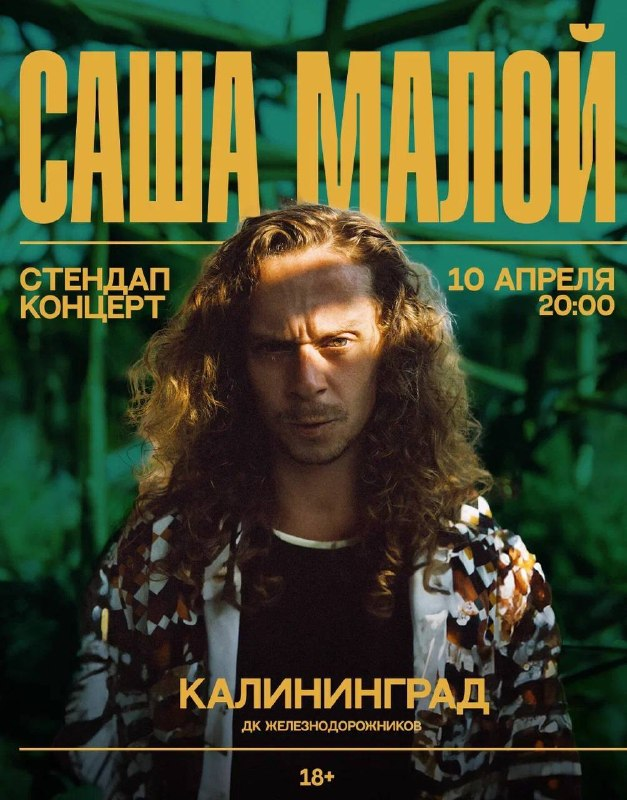
#> input picture kaggle/CherryFlash/assets/posters/3292.jpg, 627 x 800 px
$ python -i render_mobilefeed_intro_preview.py   (imports and definitions only)
#> lines starting #> are read from the running program, lines starting #| are printed output that depends on the picture
### scripts/render_mobilefeed_intro_still.py
from __future__ import annotations

import json
import io
import os
import shutil
import subprocess
import zipfile
from dataclasses import dataclass
from pathlib import Path

from PIL import Image, ImageColor, ImageDraw, ImageEnhance, ImageFilter, ImageFont


def resolve_root() -> Path:
    candidates = [
        os.environ.get("CHERRYFLASH_ROOT"),
        os.environ.get("PROJECT_ROOT"),
    ]
    for candidate in candidates:
        if candidate:
            path = Path(candidate).expanduser().resolve()
            if path.exists():
                return path
    return Path(__file__).resolve().parents[1]


ROOT = resolve_root()
ARTIFACTS_ROOT = Path(os.environ.get("CHERRYFLASH_ARTIFACTS_ROOT", str(ROOT / "artifacts"))).expanduser()


# [5 lines left out: function first_existing_path, not called in this run]


def resolve_blender() -> Path:
    candidates = [
        os.environ.get("BLENDER_BIN"),
        shutil.which("blender"),
        str(ROOT / ".cache" / "blender" / "blender-4.5.4-linux-x64" / "blender"),
        "/tmp/blender-4.5.4-linux-x64/blender",
    ]
    for candidate in candidates:
        if candidate and Path(candidate).exists():
            return Path(candidate)
    raise FileNotFoundError("Blender binary not found. Set BLENDER_BIN or install Blender into .cache/blender.")


BLENDER = resolve_blender()
BLENDER_SCRIPT = ROOT / "kaggle" / "CherryFlash" / "mobilefeed_intro_still.py"
PHONE_MODEL = first_existing_path(
    ROOT / "kaggle" / "CherryFlash" / "assets" / "iphone_16_pro_max.glb",
    ROOT / "docs" / "reference" / "iphone_16_pro_max.glb",
)
HDRI = Path(
    os.environ.get(
        "CHERRYFLASH_HDRI",
        str(ROOT / "docs" / "reference" / "phone_shop_1k.exr"),
    )
).expanduser()

OUT_DIR = ARTIFACTS_ROOT / "codex" / "mobilefeed_intro_still"
TEXTURE_DIR = OUT_DIR / "textures"
CONFIG_DIR = OUT_DIR / "configs"

W = 1080
H = 1920
SAFE_TOP = 204
SAFE_SIDE = 84
SAFE_BOTTOM = 260

DRUK_SUPER = ROOT / "video_announce" / "assets" / "DrukCyr-Super.ttf"
DRUK_BOLD = ROOT / "video_announce" / "assets" / "DrukCyr-Bold.ttf"
AKROBAT_BLACK = ROOT / "video_announce" / "assets" / "Akrobat-Black.otf"
AKROBAT_BOLD = ROOT / "video_announce" / "assets" / "Akrobat-Bold.otf"
AKROBAT_REGULAR = ROOT / "video_announce" / "assets" / "Akrobat-Regular.otf"
RO_ZNANIE_ZIP = first_existing_path(
    ROOT / "kaggle" / "CherryFlash" / "assets" / "ro_znanie.zip",
    ROOT / "docs" / "reference" / "шрифт РО Знание.zip",
)
FONT_CACHE_DIR = TEXTURE_DIR / "_font_cache"

POSTER_DIR = first_existing_path(
    ROOT / "kaggle" / "CherryFlash" / "assets" / "posters",
    ROOT / "artifacts" / "codex" / "mobilefeed_posters" / "sparse_april",
)


@dataclass(frozen=True)
class Poster:
    event_id: int
    title: str
    date: str
    city: str
    file_name: str

    @property
    def image_path(self) -> Path:
        return POSTER_DIR / self.file_name


@dataclass(frozen=True)
class Variant:
    slug: str
    title_lines: tuple[str, ...]
    kicker: str
    date_copy: str
    period_copy: str
    city_copy: str
    screen_top: str
    screen_bottom: str


# [9 lines left out: function unique_in_order, not called in this run]


POSTERS = {
    3666: Poster(3666, "Встреча киноклуба «Декалог»", "2026-04-06", "Калининград", "3666.jpg"),
    3616: Poster(3616, 'Кинолекторий "Знать и помнить": Штурм Кёнигсберга', "2026-04-07", "Черняховск", "3616.jpg"),
    3664: Poster(3664, "Открытая встреча с директором Калининградского зоопарка", "2026-04-08", "Калининград", "3664.jpg"),
    3565: Poster(3565, "Апрельский штурм", "2026-04-09", "Калининград", "3565.jpg"),
    3292: Poster(3292, "Стендап-концерт Саши Малого", "2026-04-10", "Калининград", "3292.jpg"),
    3670: Poster(3670, "Гуси-Лебеди", "2026-04-12", "Калининград", "3670.jpg"),
}

RIBBON_ORDER = [3565, 3292, 3616, 3664, 3666, 3670]
FOCUS_EVENT_ID = 3292
SCENE_COUNT = len(RIBBON_ORDER)
CITY_CLUSTER = " • ".join(unique_in_order(POSTERS[event_id].city.upper() for event_id in RIBBON_ORDER))
CITY_CLUSTER_UI = " · ".join(unique_in_order(POSTERS[event_id].city for event_id in RIBBON_ORDER))
SCREEN_PERIOD_CLUSTER = "Апрель"
SCREEN_TYPE_CLUSTER = "кино • лекции • встречи • экскурсии"
SCREEN_TOP_COPY = f"{SCENE_COUNT} событий\n{SCREEN_TYPE_CLUSTER}"

VARIANTS = (
    Variant(
        slug="v1_choose_event",
        title_lines=("ВЫБЕРИ", "СОБЫТИЕ"),
        kicker="ПОПУЛЯРНОЕ",
        date_copy="6 • 7 • 8 • 9 • 10 • 12",
        period_copy="АПРЕЛЬ",
        city_copy="КАЛИНИНГРАД / ЧЕРНЯХОВСК",
        screen_top=SCREEN_TOP_COPY,
        screen_bottom=CITY_CLUSTER_UI,
    ),
    Variant(
        slug="v2_dont_miss",
        title_lines=("ЧТО НЕ", "ПРОПУСТИТЬ"),
        kicker="ПОПУЛЯРНОЕ",
        date_copy="6 • 7 • 8 • 9 • 10 • 12",
        period_copy="АПРЕЛЬ",
        city_copy="КАЛИНИНГРАД / ЧЕРНЯХОВСК",
        screen_top=SCREEN_TOP_COPY,
        screen_bottom=CITY_CLUSTER_UI,
    ),
)


def font(path: Path, size: int) -> ImageFont.FreeTypeFont:
    return ImageFont.truetype(str(path), size=size)


# [34 lines left out: functions ensure_dirs, ensure_ro_znanie_fonts, not called in this run]


CYGRE_REGULAR, CYGRE_BOOK, CYGRE_MEDIUM, CYGRE_SEMIBOLD, CYGRE_BOLD, CYGRE_EXTRA_BOLD = ensure_ro_znanie_fonts()


# [70 lines left out: functions atlas_and_meta, make_shadow_texture, not called in this run]


def text_size(draw: ImageDraw.ImageDraw, text: str, fnt: ImageFont.FreeTypeFont):
    left, top, right, bottom = draw.textbbox((0, 0), text, font=fnt)
    return right - left, bottom - top


def draw_right(draw: ImageDraw.ImageDraw, x: int, y: int, text: str, fnt, fill):
    width, _ = text_size(draw, text, fnt)
    draw.text((x - width, y), text, font=fnt, fill=fill)


# [351 lines left out: functions make_overlay_texture, make_screen_texture, make_screen_label_texture, build_variant_config, render_variant, make_index and 2 more, not called in this run]


# [2 lines that do not run on import are left out]

### scripts/render_mobilefeed_intro_preview.py
from __future__ import annotations

import json
import math
import shutil
import subprocess
import sys
from pathlib import Path

import imageio_ffmpeg
from PIL import Image, ImageColor, ImageDraw

ROOT = Path("/workspaces/events-bot-new")
if str(ROOT) not in sys.path:
    sys.path.insert(0, str(ROOT))

from scripts.render_mobilefeed_intro_still import (
    BLENDER,
    BLENDER_SCRIPT,
    CONFIG_DIR,
    FOCUS_EVENT_ID,
    POSTERS,
    TEXTURE_DIR,
    VARIANTS,
    atlas_and_meta,
    build_variant_config,
    ensure_dirs,
    make_overlay_texture,
    make_screen_label_texture,
    make_screen_texture,
    make_shadow_texture,
)

OUT_DIR = ROOT / "artifacts" / "codex" / "mobilefeed_intro_anim_preview"
RAW_FRAMES_DIR = OUT_DIR / "frames_raw"
SPARSE_FRAMES_DIR = OUT_DIR / "frames_sparse"
INTERP_FRAMES_DIR = OUT_DIR / "frames_interp"
FRAMES_DIR = OUT_DIR / "frames"
PREVIEW_W = 540
PREVIEW_H = 960
FPS = 30
RENDER_FRAME_STEP = 4
FRAME_START = 1
RAW_FRAME_END = 102
PREVIEW_FRAME_END = 114
# [1 line that did not run here, left out]
SYNC_START_FRAME = 82
CUT_FRAME = 103
TAIL_LABEL_END = 103
SCENE1_TAIL_START = 1.439
SCENE1_TAIL_END = 1.806
BG_FADE_START = CUT_FRAME
BG_FADE_END = PREVIEW_FRAME_END
BG_LIGHT = ImageColor.getrgb("#F8F6F2")
BG_DARK = ImageColor.getrgb("#000000")


def ease_out_cubic(t: float):
    t = max(0.0, min(1.0, t))
    return 1.0 - (1.0 - t) ** 3


# [12 lines left out: functions ease_in_out_cubic, ease_in_out_quint, not called in this run]


def lerp_color(a: tuple[int, int, int], b: tuple[int, int, int], t: float):
    t = max(0.0, min(1.0, t))
    return tuple(round(x + (y - x) * t) for x, y in zip(a, b))


# [185 lines left out: functions prepare_dirs, render_animation, composite_overlay, make_storyboard, not called in this run]


def scene1_tail_time_for_frame(frame_num: int) -> float:
    if frame_num < CUT_FRAME:
        return SCENE1_TAIL_START
    prog = (frame_num - CUT_FRAME) / max(1.0, PREVIEW_FRAME_END - CUT_FRAME)
    return SCENE1_TAIL_START + (SCENE1_TAIL_END - SCENE1_TAIL_START) * prog


# [51 lines left out: functions scene1_geometry, background_color_for_frame, render_scene1_reference, not called in this run]


def make_scene1_reference_for_frame(frame_num: int):
    return render_scene1_reference(scene1_tail_time_for_frame(frame_num), frame_num=frame_num)


# [110 lines left out: functions tail_label_alpha, _with_alpha, composite_tail_labels, write_reference_frames, encode_preview, main, not called in this run]


# [2 lines not run here, left out]

>>> import cv2
>>> picture = cv2.imread('../kaggle/CherryFlash/assets/posters/3292.jpg', cv2.IMREAD_GRAYSCALE)
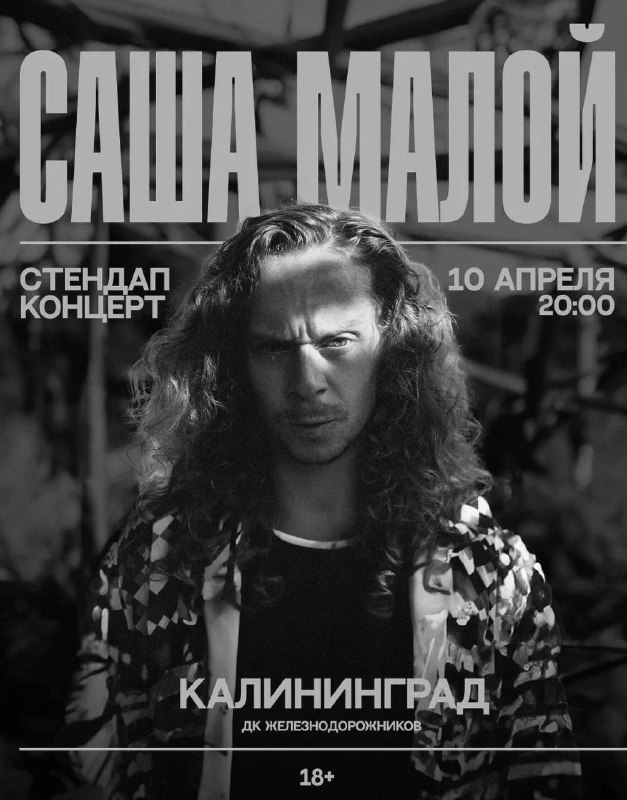
#> picture: shape (800, 627); min 0, max 255, mean 69.3
#> (the run stopped early here; a loop or call above may not have finished)
